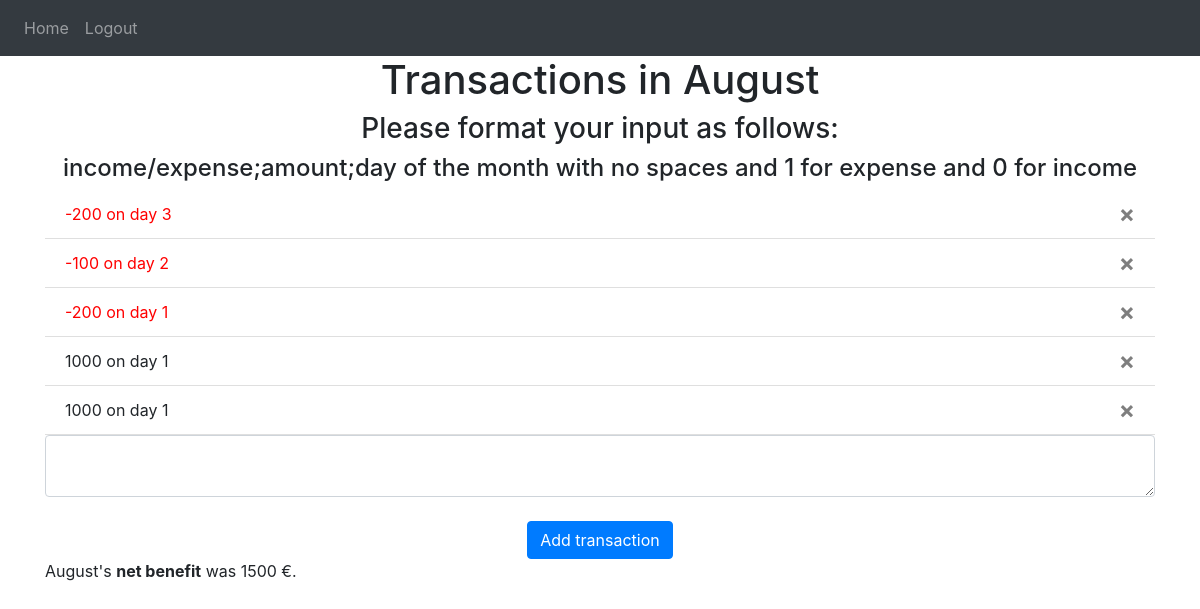
Screenshot of /month/August (signed in) with the database file from the repository.
### website/models.py (models this page shows)
class Transaction(db.Model):
    id = db.Column(db.Integer, primary_key=True)
    data = db.Column(db.String(10000))
    month = db.Column(db.String(30))
    isExpense = db.Column(db.Boolean)
    amount = db.Column(db.Integer)
    day = db.Column(db.String(3))
    date = db.Column(db.DateTime(timezone=True), default=func.now())
    user_id = db.Column(db.Integer, db.ForeignKey("user.id"))

### website/views.py (the view, shortened to what this page needs)
@views.route("/month/<month>", methods=["GET", "POST"])
@login_required
def month(month):
    return render_template(
        "month.html",
        user=current_user,
        month=month,
        netBenefit=getNetBenefit(user=current_user, month=month),
    )

### website/__init__.py (called while the page is built)
def create_app():
    app = Flask(__name__)
    app.config["SECRET_KEY"] = "owo"
    app.config["SQLALCHEMY_DATABASE_URI"] = f"sqlite:///{DB_NAME}"
    db.init_app(app)
    from .views import views
    from .auth import auth
    app.register_blueprint(views, url_prefix="/")
    app.register_blueprint(auth, url_prefix="/")
    from .models import User, Transaction
    create_database(app)
    login_manager = LoginManager()
    login_manager.login_view = "auth.login"
    login_manager.init_app(app)
    @login_manager.user_loader
    def load_user(id):
        return User.query.get(int(id))
    return app

### website/views.py (called while the page is built)
def getNetBenefit(user, month):
    netBenefit = 0
    for transaction in user.transactions:
        if transaction.month == month:
            netBenefit += (1 - 2 * transaction.isExpense) * transaction.amount
    return netBenefit

### website/templates/month.html (shortened to what this page needs)
{% extends "base.html" %} {% block title %}Home{% endblock %} {% block content
    %}
    <head>
    <link rel="stylesheet" href="style.css">
    </head>
    <h1 align="center">Transactions in {{month}}</h1>
    <h3 align="center">Please format your input as follows:</h3>
    <h4 align="center">income/expense;amount;day of the month with no spaces and 1 for expense and 0 for income</h4>
    <ul class="list-group list-group-flush" id="transactions">
      {% for transaction in user.transactions|sort(attribute="day", reverse=True) if transaction.month==month%}
      <li class="list-group-item">
        {% if transaction.isExpense %}
          {% set message = "-" ~ transaction.amount ~ " on day " + transaction.day %}
          <span class="red">{{ message }}</span>
        {% else %}
          {% set message = transaction.amount ~ " on day " + transaction.day %}
          {{ message }}
        {% endif %}
        <button type="button" class="close" onClick="deletetransaction({{ transaction.id }})">
          <span aria-hidden="true">&times;</span>
        </button>
      </li>
      {% endfor %}
    </ul>
    <form method="POST">
      <textarea name="transaction" id="transaction" class="form-control"></textarea>
      <br />
      <div align="center">
        <button id="submitBtn" type="submit" class="btn btn-primary">Add transaction</button>
      </div>
    </form>
    <p>
      {% if netBenefit>=0 %}
        {{month+"'s"}} <b>{{"net benefit" }}</b> {{"was "+ netBenefit |string() +" €."}}
      {% else %}
      {{month+"'s"}} <b>{{"net loss"}}</b> {{"was " + (netBenefit | abs)|string() +" €."}}
      {% endif %}
    </p>
    {% endblock %}

### website/templates/style.css (style rules this page uses)
.red { color: red; }

### rows the page displays
Transaction: message "-200 on day 3"
Transaction: message "-100 on day 2"
Transaction: message "-200 on day 1"
Transaction: message "1000 on day 1"
Transaction: message "1000 on day 1"

### other values shown
{{ month }} "August"
{{ month+"'s" }} "August's"
{{ "net benefit" }} "net benefit"
{{ "was "+ netBenefit |string() +" €." }} "was 1500 €."
